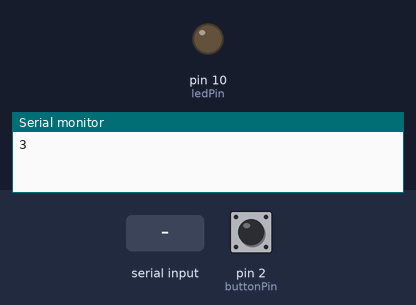
A sketch run on a simulated Arduino Uno, built with avr-gcc and run on an emulated ATmega328P. Shown: output pins drawn as LEDs (lit = HIGH), the last lines printed to the serial monitor. The inputs (shaded band) are chosen by the test bench; at power-on: pin 2 (buttonPin) HIGH.

Above: at 1.2 s.
1.3 s: "1\n" received over Serial
At 2.0 s:
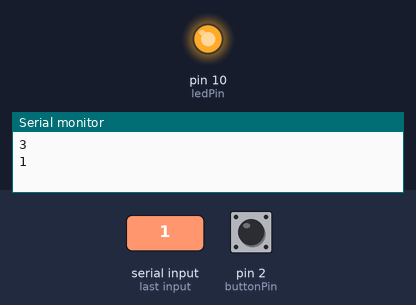
2.8 s: "0\n" received over Serial
At 3.1 s:
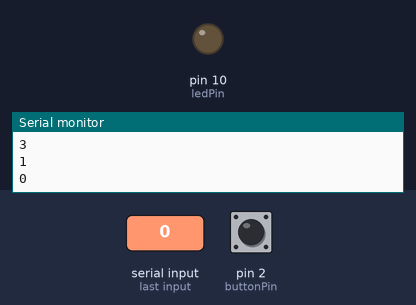
Timing chart, 0 to 5.8 s (numbered marks = the images above; inputs shaded):
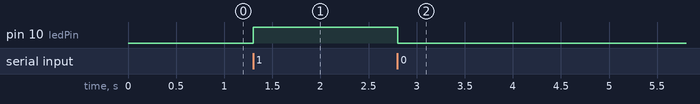

Measured:
- after the input at 1.3 s, pin 10 (ledPin): LOW → HIGH at once
- after the input at 2.8 s, pin 10 (ledPin): HIGH → LOW at once

The sketch:

Button.ino
```cpp
String inData = "";
const int buttonPin = 2;
const int ledPin = 10;
int buttonState = 0;

void setup() {
  // put your setup code here, to run once:
  Serial.begin(9600);
  Serial.setTimeout(10);
  pinMode(ledPin, OUTPUT);
  pinMode(buttonPin, INPUT);
}

void loop() {
  // put your main code here, to run repeatedly:
  while (Serial.available() > 0)
  {
    //string inData=Serial.readStringUntil('\n');
      char recieved=Serial.read();
      if (recieved != '\n') inData += recieved;
      if (recieved == '\n')
      {
        if (inData == "1") digitalWrite(ledPin,HIGH);
        if (inData == "0") digitalWrite(ledPin,LOW);
        Serial.println(inData);
        inData="";
      }
  }
  if(buttonState != digitalRead(buttonPin))
  {
    if(!digitalRead(buttonPin)) Serial.println("2");
    else Serial.println("3");
    buttonState=digitalRead(buttonPin);
  }
}
```
